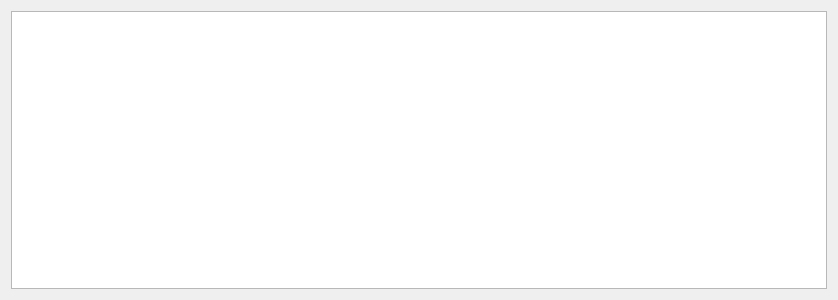
<?xml version="1.0" encoding="UTF-8"?>
<ui version="4.0">
 <class>endGameDialog</class>
 <widget class="QDialog" name="endGameDialog">
  <property name="geometry">
   <rect>
    <x>0</x>
    <y>0</y>
    <width>838</width>
    <height>300</height>
   </rect>
  </property>
  <property name="windowTitle">
   <string>Dialog</string>
  </property>
  <layout class="QVBoxLayout" name="verticalLayout">
   <item>
    <widget class="QListView" name="historyList"/>
   </item>
  </layout>
 </widget>
 <resources/>
 <connections/>
</ui>
